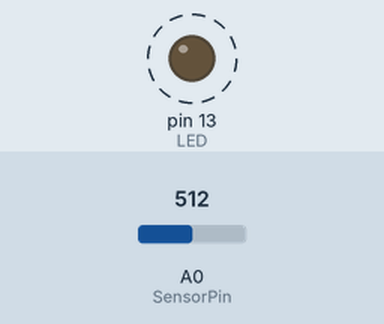
A sketch run on a simulated Arduino Uno, built with avr-gcc and run on an emulated ATmega328P. Parts: output pins drawn as LEDs (lit = HIGH). Dashed ring = blinking. Inputs (shaded band) come from the test bench; at power-on: A0 (SensorPin) = 512. What the sketch prints to the serial monitor is not drawn.

Above: at 0.4 s.
Timing chart, 0 to 3.7 s (numbered marks = the images above):
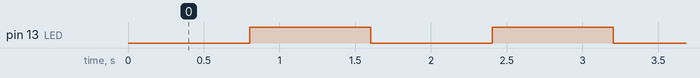

Measured:
- by itself, pin 13 (LED): alternates HIGH for 0.80 s and LOW for 0.80 s

The sketch:

main.ino
```cpp
#include <SoftwareSerial.h>
#include <Wire.h>
#define SensorPin A0            //pH meter Analog output to Arduino Analog Input 0
#define Offset 0.00            //deviation compensate
#define LED 13
#define samplingInterval 20
#define printInterval 800
#define ArrayLenth  40    //times of collection
int pHArray[ArrayLenth];   //Store the average value of the sensor feedback
int pHArrayIndex=0;
int val;
SoftwareSerial Gsm(7,8);
void setup()
{
pinMode(LED,OUTPUT);
  Serial.begin(9600);
  Gsm.begin(9600);

}
void loop() {
  static unsigned long samplingTime = millis();
  static unsigned long printTime = millis();
  static float val,voltage;
  if(millis()-samplingTime > samplingInterval)
  {
      pHArray[pHArrayIndex++]=analogRead(SensorPin);
      if(pHArrayIndex==ArrayLenth)pHArrayIndex=0;
      voltage = avergearray(pHArray, ArrayLenth)*5.0/1024;
      val = 3.5*voltage+Offset;
      samplingTime=millis();
  }
  if(millis() - printTime > printInterval)   //Every 800 milliseconds, print a numerical, convert the state of the LED indicator
  {
    Serial.print("Voltage:");
        Serial.print(voltage,2);
        Serial.print("    pH value: ");
    Serial.println(val,2);
        digitalWrite(LED,digitalRead(LED)^1);
        printTime=millis();
  }
}
double avergearray(int* arr, int number){
  int i;
  int max,min;
  double avg;
  long amount=0;
  if(number<=0){
    Serial.println("Error number for the array to avraging!/n");
    return 0;
  }
  if(number<5){   //less than 5, calculated directly statistics
    for(i=0;i<number;i++){
      amount+=arr[i];
    }
    avg = amount/number;
    return avg;
  }else{
    if(arr[0]<arr[1]){
      min = arr[0];max=arr[1];
    }
    else{
      min=arr[1];max=arr[0];
    }
    for(i=2;i<number;i++){
      if(arr[i]<min){
        amount+=min;        //arr<min
        min=arr[i];
      }else {
        if(arr[i]>max){
          amount+=max;    //arr>max
          max=arr[i];
        }else{
          amount+=arr[i]; //min<=arr<=max
        }
      }//if
    }//for
    avg = (double)amount/(number-2);
  }//if
  return avg;
  sendSql();
  }
  void  sendSql()
  {
    Serial.println("HTTP get method :");
    Serial.println("AT+SAPBR=0,1\\r\\n");
    Gsm.println("AT+SAPBR=0,1"); /* close GPRS context */
    delay(1000);
    ShowSerialData();
    delay(500);
    /* Configure bearer profile 1 */
    Serial.println("AT+SAPBR=3,1,\"CONTYPE\",\"GPRS\"\\r\\n");
    Gsm.println("AT+SAPBR=3,1,\"CONTYPE\",\"GPRS\"");  /* Connection type GPRS */
    delay(500);
    ShowSerialData();
    delay(500);
    Serial.println("AT+SAPBR=3,1,\"APN\",\"v-internet\"\\r\\n");
    Gsm.println("AT+SAPBR=3,1,\"APN\",\"v-internet\"");  /* APN of the provider */
    delay(500);
    ShowSerialData();
    delay(500);

    Serial.println("AT+SAPBR=1,1\\r\\n");
    Gsm.println("AT+SAPBR=1,1"); /* Open GPRS context */
    delay(2000);
    ShowSerialData();
    delay(500);
    Serial.println("AT+SAPBR=2,1\\r\\n");
    Gsm.println("AT+SAPBR=2,1"); /* Query the GPRS context */
    delay(1000);
    ShowSerialData();
    delay(1000);
    Serial.print("AT+HTTPINIT\\r\\n");
    Gsm.println("AT+HTTPINIT"); /* Initialize HTTP service */
    delay(1000);
    ShowSerialData();
    delay(1000);
    Serial.print("AT+HTTPPARA=\"CID\",1\\r\\n");
    Gsm.println("AT+HTTPPARA=\"CID\",1");  /* Set parameters for HTTP session */
    delay(500);
    ShowSerialData();
    delay(500);
    Serial.println("AT+HTTPPARA=\"URL\",\"http://scg.sontg.net/pH/insert_pH.php\"\\r\\n");
    Gsm.print("AT+HTTPPARA=\"URL\",\"http://scg.sontg.net/pH/insert_pH.php?");
    Gsm.print("&val=");
    Gsm.print(val,2);
    Gsm.print("\"\r\n");
    delay(1000);
    ShowSerialData();
    delay(2000);
    Serial.print("AT+HTTPACTION=0\\r\\n");
    Gsm.println("AT+HTTPACTION=0");  /* Start GET session */
    delay(4000);
    ShowSerialData();
    delay(500);
    Serial.print("AT+HTTPTERM\\r\\n");
    Gsm.println("AT+HTTPTERM");  /* Terminate HTTP service */
    delay(500);
    ShowSerialData();
    delay(2000);
}
void ShowSerialData()
{
  while(Gsm.available()!=0)  /* If data is available on serial port */
  Serial.write(char (Gsm.read())); /* Print character received on to the serial monitor */
}
```
